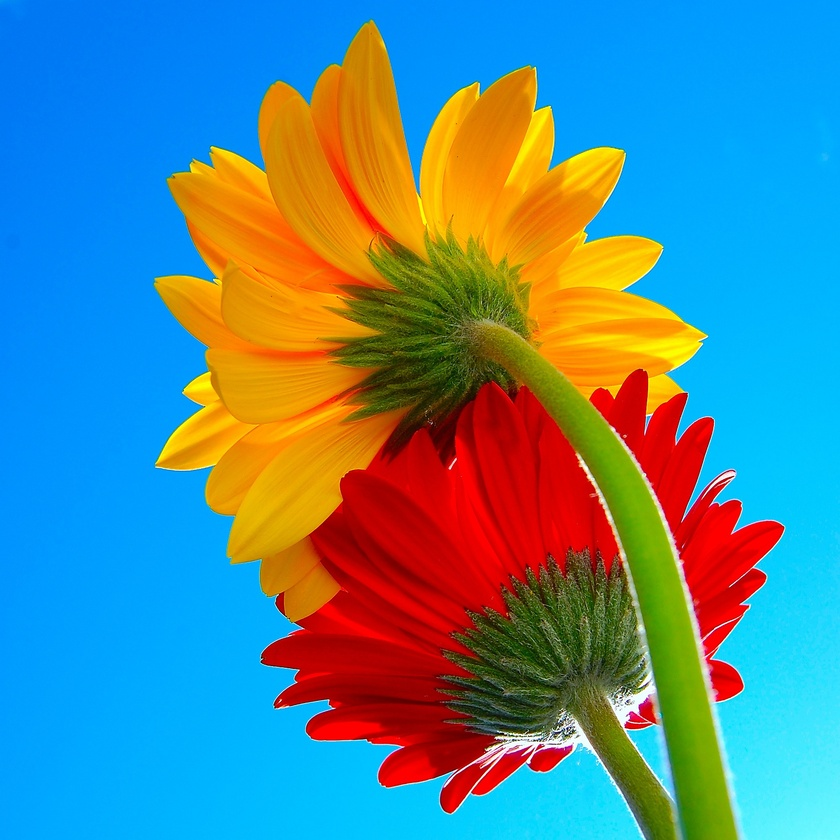
#> input picture images/flowers.jpg, 840 x 840 px, shrunk from 1600 x 1600 before the run, found by its file name
$ python segmentar.py
#> lines starting #> are read from the running program, lines starting #| are printed output that depends on the picture; after the words box and inside, x2 and y2 are one past the last pixel; in counts of white or black regions, pixels touching at a corner belong together
import cv2
import numpy as np

# Funcion que se ejecutara cada vez que cambie el valor de los trackbars
def actualizar_umbral(x):
    # Obtener los valores actuales de los trackbars
    umbral_min_rojo = cv2.getTrackbarPos('Umbral Minimo Rojo', 'Configuracion de Umbral')
    umbral_max_rojo = cv2.getTrackbarPos('Umbral Maximo Rojo', 'Configuracion de Umbral')
    umbral_min_verde = cv2.getTrackbarPos('Umbral Minimo Verde', 'Configuracion de Umbral')
    umbral_max_verde = cv2.getTrackbarPos('Umbral Maximo Verde', 'Configuracion de Umbral')
    umbral_min_azul = cv2.getTrackbarPos('Umbral Minimo Azul', 'Configuracion de Umbral')
    umbral_max_azul = cv2.getTrackbarPos('Umbral Maximo Azul', 'Configuracion de Umbral')

    # Aplicar los umbrales a los canales RGB
    umbralizado_rojo = cv2.inRange(canal_rojo, umbral_min_rojo, umbral_max_rojo)
    umbralizado_verde = cv2.inRange(canal_verde, umbral_min_verde, umbral_max_verde)
    umbralizado_azul = cv2.inRange(canal_azul, umbral_min_azul, umbral_max_azul)

    # Realizar la operacion AND bit a bit entre las imagenes umbralizadas en rojo, verde y azul
    resultado_and = cv2.bitwise_and(umbralizado_rojo, cv2.bitwise_and(umbralizado_verde, umbralizado_azul))

    # Concatenar las imagenes umbralizadas y el resultado de la operacion AND
    imagenes_concatenadas = np.hstack([umbralizado_rojo, umbralizado_verde, umbralizado_azul, resultado_and])

    # Mostrar las imagenes umbralizadas y el resultado de la operacion AND
    cv2.imshow('Configuracion de Umbral', imagenes_concatenadas)


if __name__ == "__main__":

    # Leer una imagen
    imagen = cv2.imread('/home/alvaro/Público/openCV/images/flowers.jpg')
#> imagen is the input picture: shape (840, 840, 3); mean B, G, R 144.2, 134.6, 86.3

    # Separar los canales de la imagen
    global canal_rojo, canal_verde, canal_azul
    canal_rojo = imagen[:, :, 2]
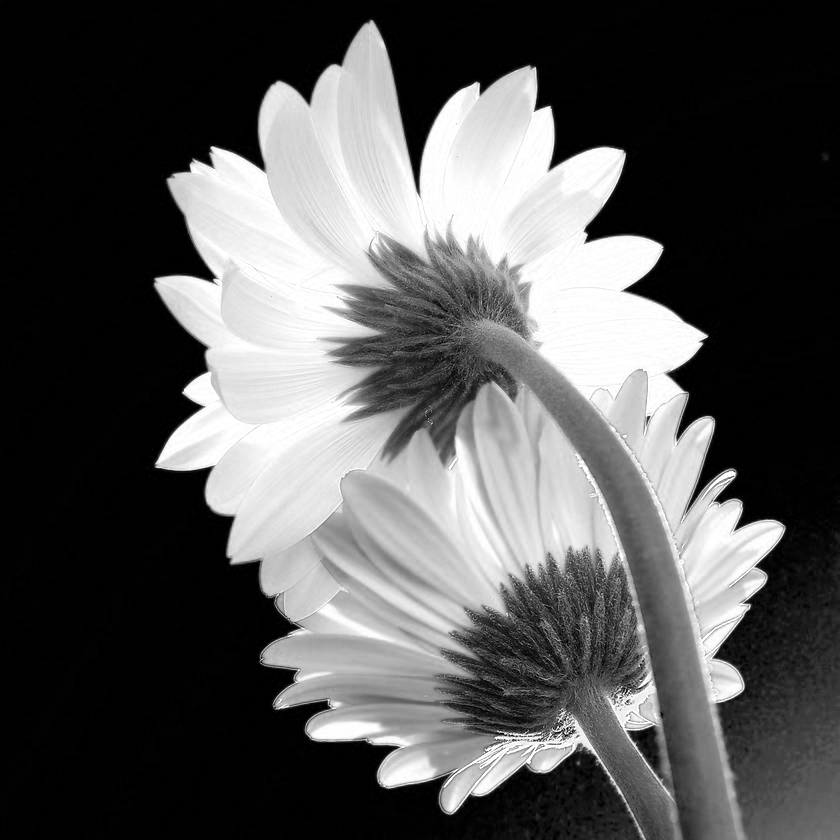
#> canal_rojo: shape (840, 840); min 0, max 255, mean 86.3
    canal_verde = imagen[:, :, 1]
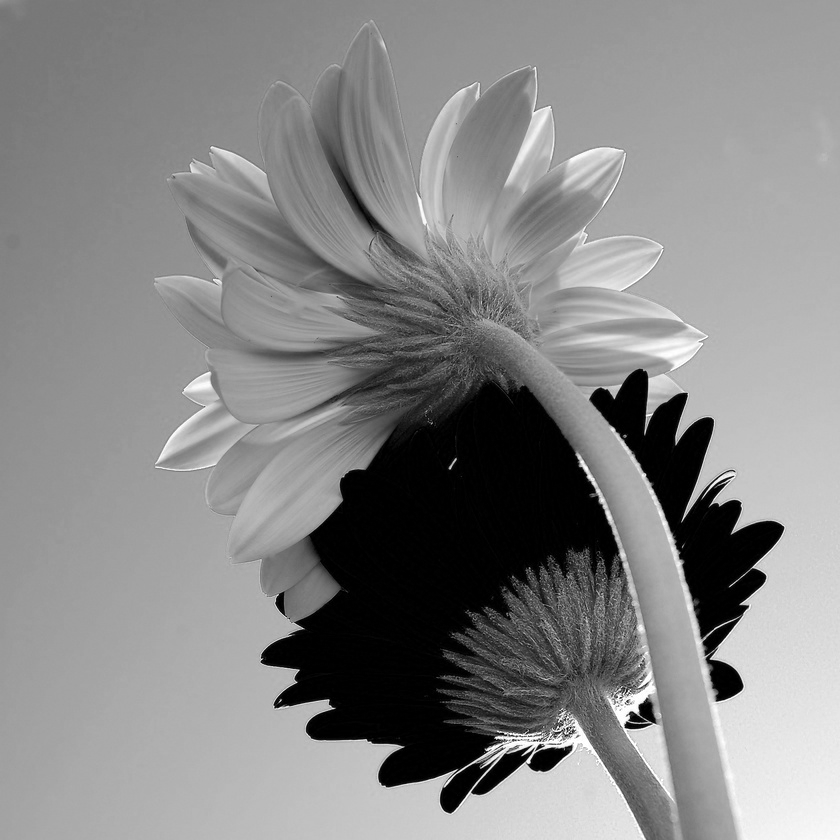
#> canal_verde: shape (840, 840); min 0, max 255, mean 134.6
    canal_azul = imagen[:, :, 0]
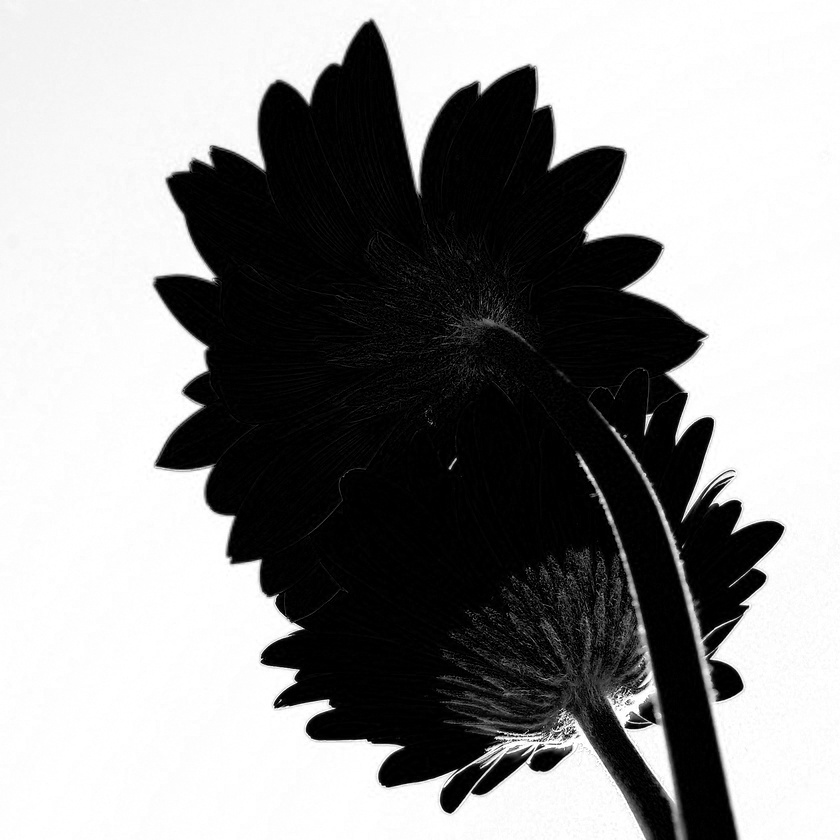
#> canal_azul: shape (840, 840); min 0, max 255, mean 144.2

    # Crear una ventana para la configuracion del umbral
    cv2.namedWindow('Configuracion de Umbral', cv2.WINDOW_NORMAL)

    # Crear los trackbars para el canal rojo
    cv2.createTrackbar('Umbral Minimo Rojo', 'Configuracion de Umbral', 0, 255, actualizar_umbral)
#> slider 'Umbral Minimo Rojo' is set to 255
    cv2.createTrackbar('Umbral Maximo Rojo', 'Configuracion de Umbral', 0, 255, actualizar_umbral)
#> slider 'Umbral Maximo Rojo' is set to 255

    # Crear los trackbars para el canal verde
    cv2.createTrackbar('Umbral Minimo Verde', 'Configuracion de Umbral', 0, 255, actualizar_umbral)
#> slider 'Umbral Minimo Verde' is set to 255
    cv2.createTrackbar('Umbral Maximo Verde', 'Configuracion de Umbral', 0, 255, actualizar_umbral)
#> slider 'Umbral Maximo Verde' is set to 255

    # Crear los trackbars para el canal azul
    cv2.createTrackbar('Umbral Minimo Azul', 'Configuracion de Umbral', 0, 255, actualizar_umbral)
#> slider 'Umbral Minimo Azul' is set to 255
    cv2.createTrackbar('Umbral Maximo Azul', 'Configuracion de Umbral', 0, 255, actualizar_umbral)
#> slider 'Umbral Maximo Azul' is set to 255

    # Inicializar los valores iniciales de los trackbars
    cv2.setTrackbarPos('Umbral Maximo Rojo', 'Configuracion de Umbral', 255)
    cv2.setTrackbarPos('Umbral Maximo Verde', 'Configuracion de Umbral', 255)
    cv2.setTrackbarPos('Umbral Maximo Azul', 'Configuracion de Umbral', 255)

    # Llamar a la funcion actualizar_umbral para aplicar el umbral inicial
    actualizar_umbral(0)
#> in actualizar_umbral, `umbralizado_rojo = cv2.inRange(canal_rojo, umbral_min_rojo, umbral_max..`:
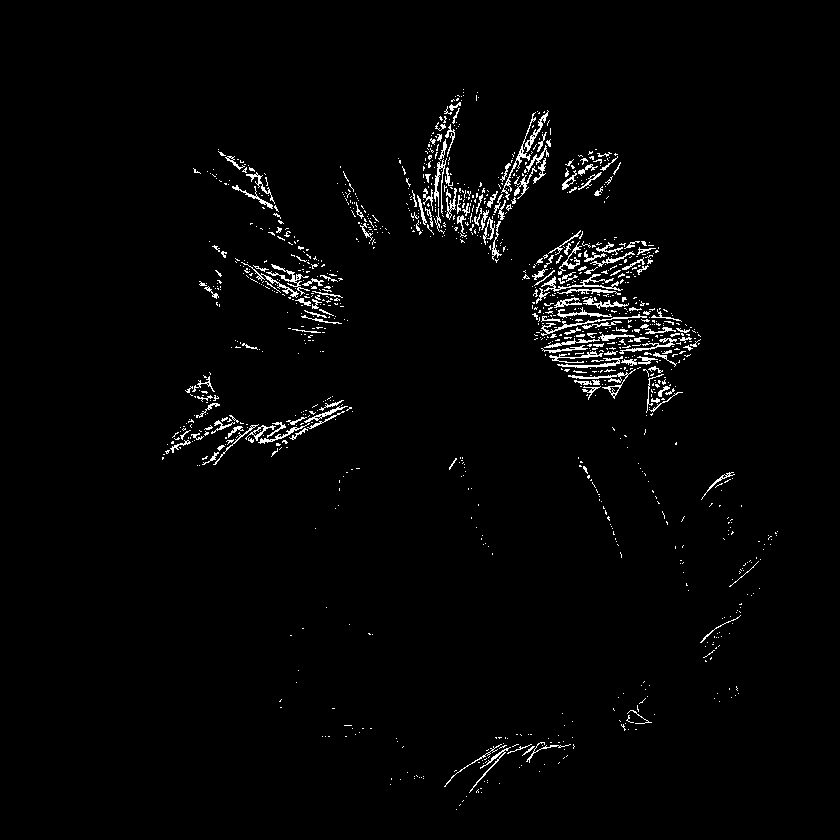
#> umbralizado_rojo: shape (840, 840); 2.2% white in thin lines or dots, all inside (x1, y1, x2, y2) = (162, 89, 778, 810)
#> in actualizar_umbral, `umbralizado_verde = cv2.inRange(canal_verde, umbral_min_verde, umbral_..`: umbralizado_verde: shape (840, 840); 0.1% white in thin lines or dots, all inside (x1, y1, x2, y2) = (165, 149, 769, 837)
#> in actualizar_umbral, `umbralizado_azul = cv2.inRange(canal_azul, umbral_min_azul, umbral_max..`:
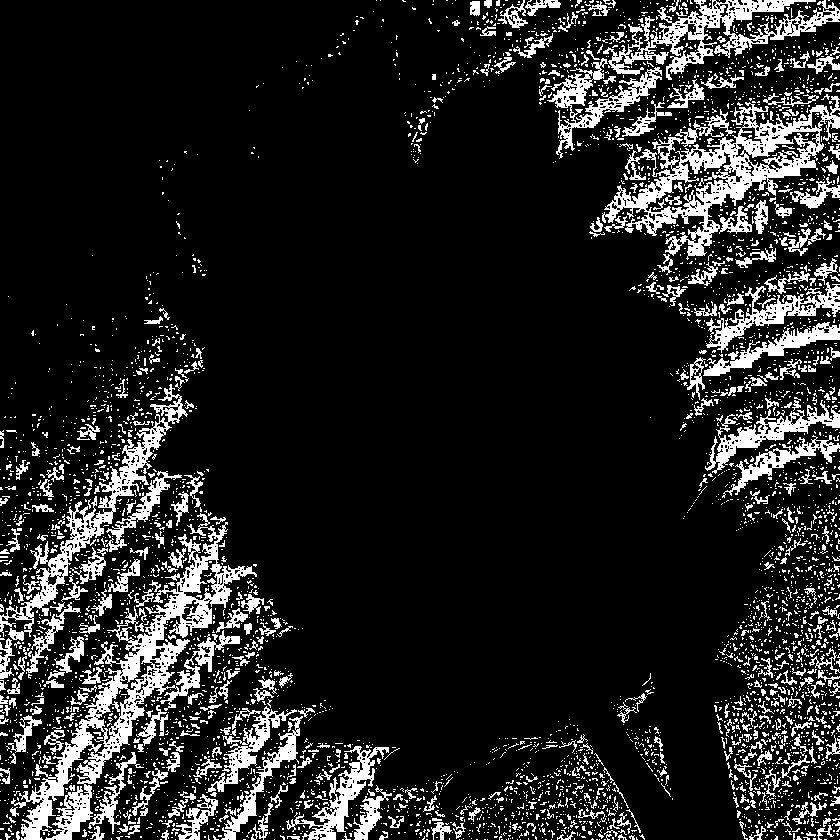
#> umbralizado_azul: shape (840, 840); 13.9% white; 4467 white regions (3995 under 20 px), largest, box (x1, y1, x2, y2) and area: (11, 513, 257, 840) 13237, (602, 96, 840, 260) 9584, (603, 0, 840, 80) 5296
#> in actualizar_umbral, `resultado_and = cv2.bitwise_and(umbralizado_rojo, cv2.bitwise_and(umbr..`:
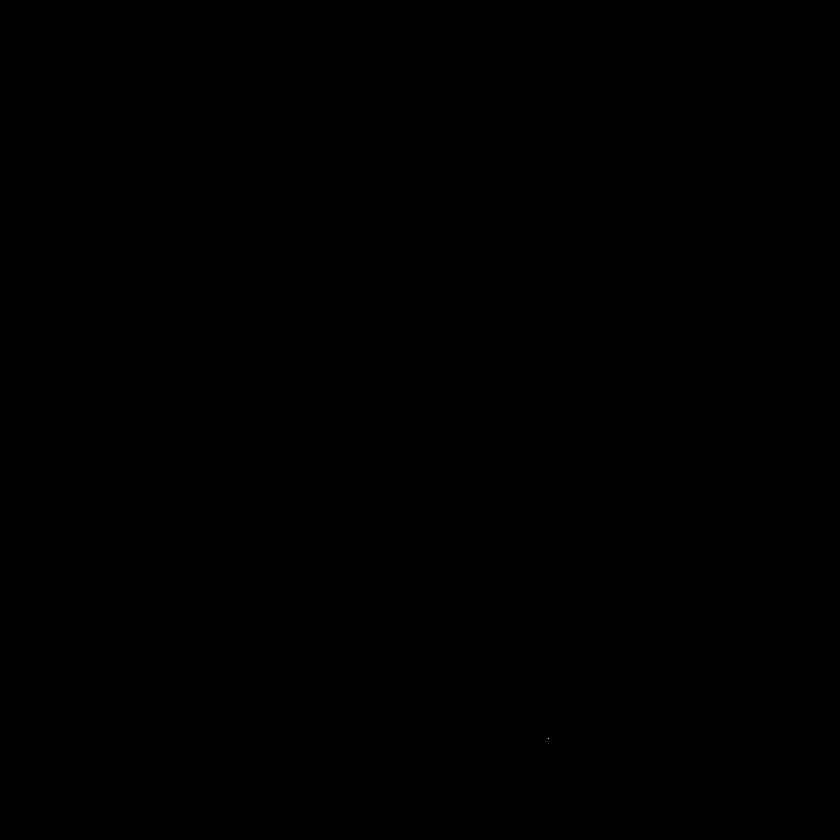
#> resultado_and: shape (840, 840); 0% white in thin lines or dots, all inside (x1, y1, x2, y2) = (548, 738, 549, 739)
#> in actualizar_umbral, `imagenes_concatenadas = np.hstack([umbralizado_rojo, umbralizado_verde..`:
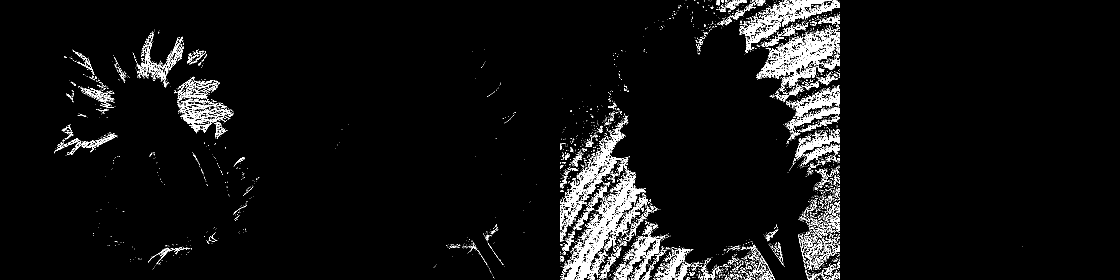
#> imagenes_concatenadas: shape (840, 3360) (shown at 1/3 size); 4% white; 5859 white regions (5213 under 20 px), largest, box (x1, y1, x2, y2) and area: (1691, 513, 1937, 840) 13237, (2282, 96, 2520, 260) 9584, (2283, 0, 2520, 80) 5296

    # Esperar a que se presione la tecla 'q' para salir
    while cv2.waitKey(1) & 0xFF != ord('q'):
#> (key q is pressed here)
        pass

    # Cerrar todas las ventanas
    cv2.destroyAllWindows()
